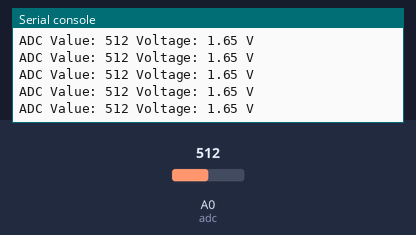
A program run on a simulated ESP8266 board running MicroPython. Parts: the last lines printed to the serial console. The inputs (shaded band) are chosen by the test bench; at power-on: A0 (adc) = 512 (analog values on the 0–1023 scale).

Above: at 1.2 s.
1.3 s: A0 (adc) set to 716
At 1.31 s:
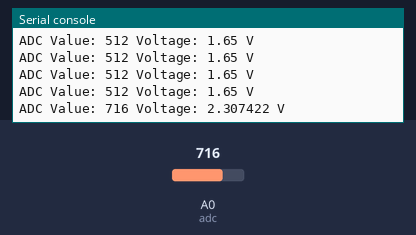
2.8 s: A0 (adc) set to 900
At 2.82 s:
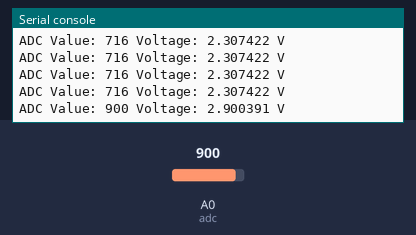
Timing chart, 0 to 5.8 s (numbered marks = the images above; inputs shaded):
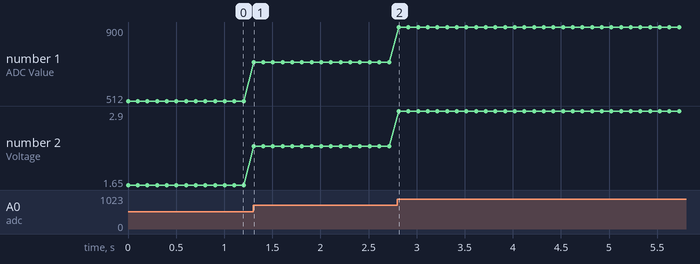

The program:

AnalogRead.py
```python
from machine import ADC, Pin
import time

adc = ADC(0)

try:
    while True:
        adcValue = adc.read()
        voltage = adcValue / 1024.0 * 3.3
        print("ADC Value:", adcValue, "Voltage:", voltage, "V")
        time.sleep(0.1)
except:
    pass
```

Measured:
- after the input at 1.3 s, the serial console: prints a new line at once (image 1)
- after the input at 2.8 s, the serial console: prints a new line at once (image 2)
- plotted number 1: 512 → 716 after the input at 1.3 s, 716 → 900 after the input at 2.8 s
- plotted number 2: 1.65 → 2.31 after the input at 1.3 s, 2.31 → 2.9 after the input at 2.8 s
